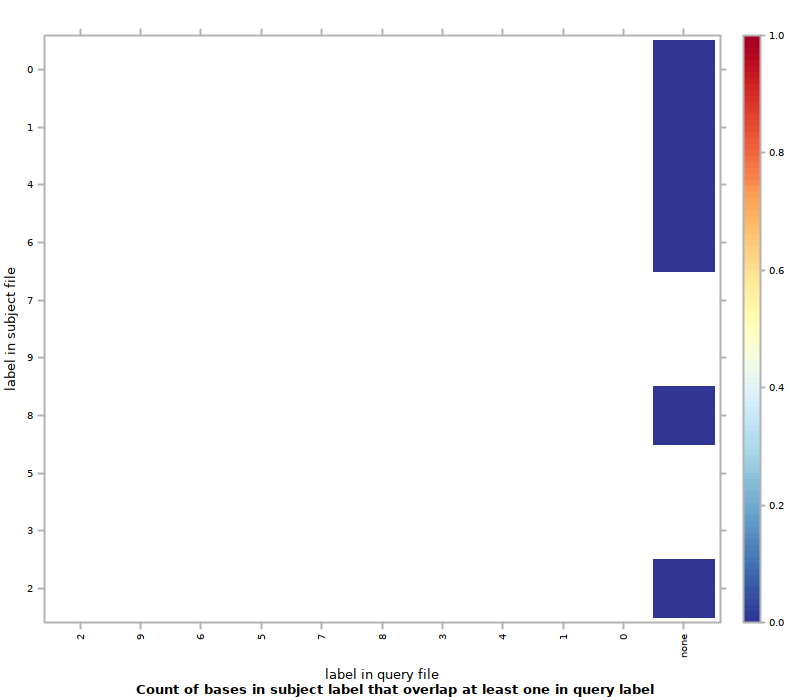

This chart was generated by the following R code:
#!/usr/bin/env Rscript
## transcript produced by Segtools 1.1.14

segtools.r.dirname <-
  system2("python",
          c("-c", "'import segtools; print segtools.get_r_dirname()'"),
          stdout = TRUE)

source(file.path(segtools.r.dirname, 'common.R'))
source(file.path(segtools.r.dirname, 'overlap.R'))
save.overlap.performance('./MCex2bp50bp/overlap-ordered', 'overlap.performance', './MCex2bp50bp/overlap-ordered/overlap.tab', row.normalize = 'FALSE', mnemonic_file = './MCex2bp50bp/overlap-direct/mnemonics1_new.txt', clobber = FALSE, col_mnemonic_file = './MCex2bp50bp/overlap-direct/mnemonics2_new.txt')
save.overlap.heatmap('./MCex2bp50bp/overlap-ordered', 'overlap', './MCex2bp50bp/overlap-ordered/overlap.tab', clobber = FALSE, col_mnemonic_file = './MCex2bp50bp/overlap-direct/mnemonics2_new.txt', cluster = FALSE, max_contrast = FALSE, row.normalize = 'FALSE', mnemonic_file = './MCex2bp50bp/overlap-direct/mnemonics1_new.txt')
